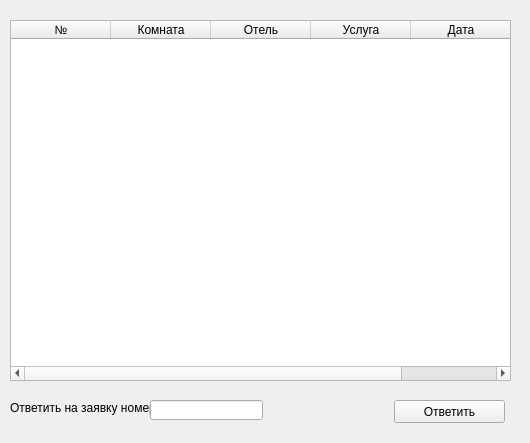
<?xml version="1.0" encoding="UTF-8"?>
<ui version="4.0">
 <class>RequestsForm</class>
 <widget class="QWidget" name="RequestsForm">
  <property name="geometry">
   <rect>
    <x>0</x>
    <y>0</y>
    <width>530</width>
    <height>443</height>
   </rect>
  </property>
  <property name="windowTitle">
   <string>Просмотр заявок</string>
  </property>
  <widget class="QTableWidget" name="tableWidget">
   <property name="geometry">
    <rect>
     <x>10</x>
     <y>20</y>
     <width>501</width>
     <height>361</height>
    </rect>
   </property>
   <column>
    <property name="text">
     <string>№</string>
    </property>
   </column>
   <column>
    <property name="text">
     <string>Комната</string>
    </property>
   </column>
   <column>
    <property name="text">
     <string>Отель</string>
    </property>
   </column>
   <column>
    <property name="text">
     <string>Услуга</string>
    </property>
   </column>
   <column>
    <property name="text">
     <string>Дата</string>
    </property>
   </column>
  </widget>
  <widget class="QLabel" name="label">
   <property name="geometry">
    <rect>
     <x>10</x>
     <y>400</y>
     <width>231</width>
     <height>16</height>
    </rect>
   </property>
   <property name="text">
    <string>Ответить на заявку номер:</string>
   </property>
  </widget>
  <widget class="QLineEdit" name="lineEdit">
   <property name="geometry">
    <rect>
     <x>150</x>
     <y>400</y>
     <width>113</width>
     <height>20</height>
    </rect>
   </property>
  </widget>
  <widget class="QPushButton" name="pushButton">
   <property name="geometry">
    <rect>
     <x>394</x>
     <y>400</y>
     <width>111</width>
     <height>23</height>
    </rect>
   </property>
   <property name="text">
    <string>Ответить</string>
   </property>
  </widget>
 </widget>
 <resources/>
 <connections/>
</ui>
